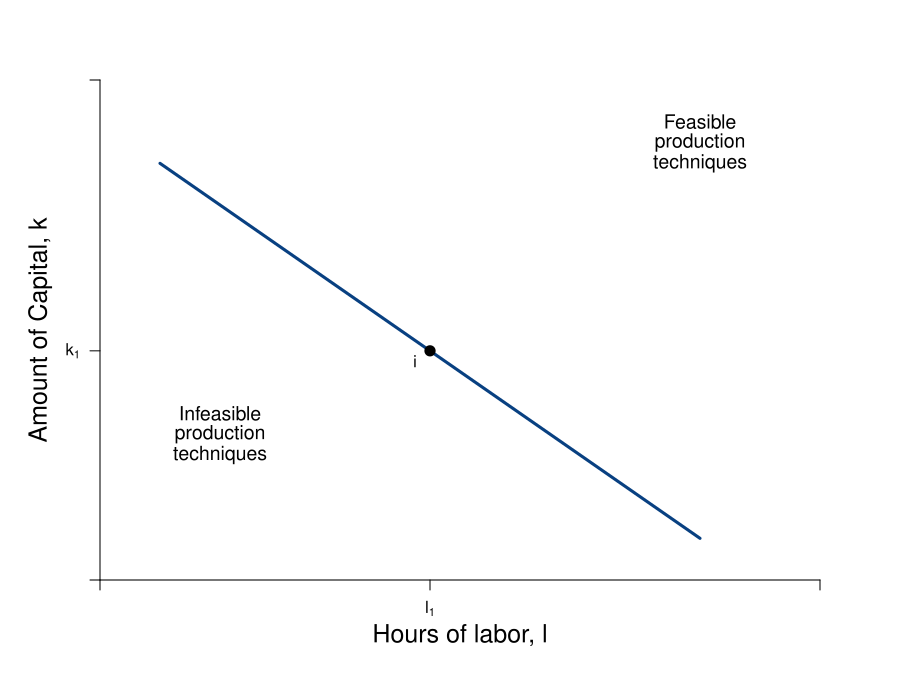

The R source for this figure:

pdf(file = "firmmarketsupply/perf_sub.pdf", width = 9, height = 7)

#Set parameters for graphics
axislabelsize <- 1.5
labelsize <- 1.2
graphlinewidth <- 3
segmentlinewidth <- 2

COL <- c("#7fc97f", "#beaed4", "#fdc086", "#ffff99", "#386cb0", "#f0027f", "#bf5b17", "#666666")
COLA <- c("#e0f3db", "#99d8c9","#66c2a4","#41ae76", "#238b45", "#005824")
COLB <- c("#c6dbef", "#4eb3d3", "#2b8cbe", "#0868ac","#084081")

par(mar =  c(6, 5, 4, 4))

xlims <- c(0, 12)
ylims <- c(0, 12)

npts <- 501 


plot(0, 0, xlim = xlims, ylim = ylims, type = "n",
     xlab = expression(paste("")),
     ylab = expression(paste("")), 
     xaxt = "n", 
     yaxt = "n", 
     cex.lab = axislabelsize, 
     bty = "n",
     xaxs="i", 
     yaxs="i")

ticksy <- c(0, 5.5, ylims[2])
ylabels <- c(NA, expression(paste(k[1])), NA)
ticksx <- c(0, 5.5, xlims[2])
xlabels <- c(NA, expression(paste(l[1])), NA)

axis(1, at = ticksx, pos = 0, labels = xlabels)
axis(2, at = ticksy, pos = 0, labels = ylabels, las = 1)

npts <- 500 
xx1 <- seq(xlims[1], xlims[2], length.out = npts)

segments(1, 10, 10, 1, lty = 1, col = COLB[5], lwd = graphlinewidth)
#segments(4, 6, 1, ylims[2], lty = 1, col = COLA[3],  lwd = graphlinewidth)

mtext(expression(paste("Hours of labor, ", l)), side=1, line = 2.5, cex = axislabelsize)
text(-1, 0.5*ylims[2], expression(paste("Amount of Capital, ", k)), xpd = TRUE, cex = axislabelsize, srt = 90) 

points(5.5, 5.5, pch = 16, col = "black", cex = 1.5)
text(5.25, 5.25, expression(i))


text(10, 11, expression(paste("Feasible")), cex = labelsize)
text(10, 10.5, expression(paste("production")), cex = labelsize)
text(10, 10, expression(paste("techniques")), cex = labelsize)
text(2, 4, expression(paste("Infeasible")), cex = labelsize)
text(2, 3.5, expression(paste("production")), cex = labelsize)
text(2, 3, expression(paste("techniques")), cex = labelsize)


#Label mrs function
text(18, 2.5, expression(paste(mrs(x,y) == r[max] - bgroup("(",frac(r[max], x[max]),")")*x)))

dev.off()
